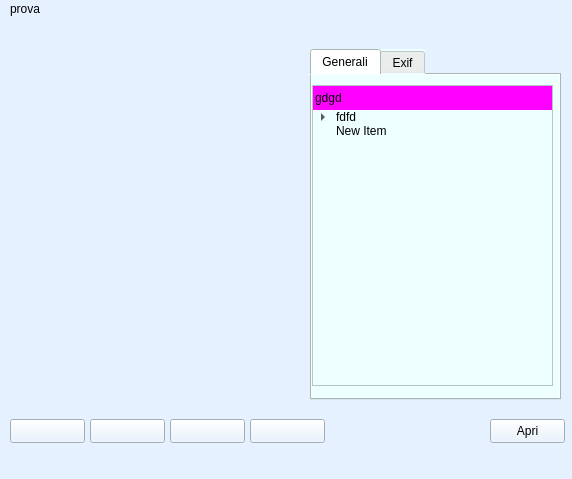
<?xml version="1.0" encoding="UTF-8"?>
<ui version="4.0">
 <class>MainWindow</class>
 <widget class="QMainWindow" name="MainWindow">
  <property name="geometry">
   <rect>
    <x>0</x>
    <y>0</y>
    <width>572</width>
    <height>479</height>
   </rect>
  </property>
  <property name="windowTitle">
   <string>MainWindow</string>
  </property>
  <property name="styleSheet">
   <string notr="true">background-color: rgb(229, 241, 255);</string>
  </property>
  <widget class="QWidget" name="centralwidget">
   <widget class="QPushButton" name="pushButton">
    <property name="geometry">
     <rect>
      <x>490</x>
      <y>400</y>
      <width>75</width>
      <height>24</height>
     </rect>
    </property>
    <property name="text">
     <string>Apri</string>
    </property>
   </widget>
   <widget class="QPushButton" name="pushButton_2">
    <property name="geometry">
     <rect>
      <x>10</x>
      <y>400</y>
      <width>75</width>
      <height>24</height>
     </rect>
    </property>
    <property name="text">
     <string/>
    </property>
    <property name="icon">
     <iconset>
      <normaloff>../../../../Downloads/arrow-left.png</normaloff>../../../../Downloads/arrow-left.png</iconset>
    </property>
   </widget>
   <widget class="QPushButton" name="pushButton_3">
    <property name="geometry">
     <rect>
      <x>90</x>
      <y>400</y>
      <width>75</width>
      <height>24</height>
     </rect>
    </property>
    <property name="text">
     <string/>
    </property>
    <property name="icon">
     <iconset>
      <normaloff>../../../../Downloads/arrow-left2.png</normaloff>../../../../Downloads/arrow-left2.png</iconset>
    </property>
   </widget>
   <widget class="QPushButton" name="pushButton_4">
    <property name="geometry">
     <rect>
      <x>170</x>
      <y>400</y>
      <width>75</width>
      <height>24</height>
     </rect>
    </property>
    <property name="text">
     <string/>
    </property>
    <property name="icon">
     <iconset>
      <normaloff>../../../../Downloads/right-arrow2.png</normaloff>../../../../Downloads/right-arrow2.png</iconset>
    </property>
   </widget>
   <widget class="QPushButton" name="pushButton_5">
    <property name="geometry">
     <rect>
      <x>250</x>
      <y>400</y>
      <width>75</width>
      <height>24</height>
     </rect>
    </property>
    <property name="text">
     <string/>
    </property>
    <property name="icon">
     <iconset>
      <normaloff>../../../../Downloads/right-arrow.png</normaloff>../../../../Downloads/right-arrow.png</iconset>
    </property>
   </widget>
   <widget class="QTabWidget" name="tabWidgetInf">
    <property name="geometry">
     <rect>
      <x>310</x>
      <y>30</y>
      <width>251</width>
      <height>351</height>
     </rect>
    </property>
    <property name="styleSheet">
     <string notr="true">background-color: rgb(237, 255, 254);</string>
    </property>
    <property name="currentIndex">
     <number>0</number>
    </property>
    <widget class="QWidget" name="tab">
     <attribute name="title">
      <string>Generali</string>
     </attribute>
     <widget class="QTreeWidget" name="treeWidget">
      <property name="geometry">
       <rect>
        <x>0</x>
        <y>10</y>
        <width>241</width>
        <height>301</height>
       </rect>
      </property>
      <property name="styleSheet">
       <string notr="true">QHeaderView::section {                          
    color: black;                               
    padding: 2px;                               
    height:20px;                                
    border: 0px solid #567dbc;                  
    border-left:0px;                            
    border-right:0px;                           
    background: magenta;                        
}</string>
      </property>
      <column>
       <property name="text">
        <string>gdgd</string>
       </property>
      </column>
      <item>
       <property name="text">
        <string>fdfd</string>
       </property>
       <item>
        <property name="text">
         <string>sdsds</string>
        </property>
       </item>
       <item>
        <property name="text">
         <string>dsds</string>
        </property>
       </item>
      </item>
      <item>
       <property name="text">
        <string>New Item</string>
       </property>
      </item>
      <item>
       <property name="text">
        <string/>
       </property>
      </item>
      <item>
       <property name="text">
        <string/>
       </property>
      </item>
     </widget>
    </widget>
    <widget class="QWidget" name="tab_2">
     <attribute name="title">
      <string>Exif</string>
     </attribute>
     <widget class="QLabel" name="label_2">
      <property name="geometry">
       <rect>
        <x>8</x>
        <y>5</y>
        <width>231</width>
        <height>311</height>
       </rect>
      </property>
      <property name="layoutDirection">
       <enum>Qt::LeftToRight</enum>
      </property>
      <property name="text">
       <string>&lt;html&gt;&lt;head/&gt;&lt;body&gt;&lt;p align=&quot;center&quot;&gt;&lt;span style=&quot; font-style:italic;&quot;&gt;Tag non presenti&lt;/span&gt;&lt;/p&gt;&lt;/body&gt;&lt;/html&gt;</string>
      </property>
     </widget>
    </widget>
   </widget>
   <widget class="QLabel" name="label_3">
    <property name="geometry">
     <rect>
      <x>10</x>
      <y>30</y>
      <width>291</width>
      <height>351</height>
     </rect>
    </property>
    <property name="text">
     <string/>
    </property>
    <property name="pixmap">
     <pixmap>../../../../Downloads/arrow-up.png</pixmap>
    </property>
   </widget>
  </widget>
  <widget class="QMenuBar" name="menubar">
   <property name="geometry">
    <rect>
     <x>0</x>
     <y>0</y>
     <width>572</width>
     <height>26</height>
    </rect>
   </property>
   <widget class="QMenu" name="menuprova">
    <property name="title">
     <string>prova</string>
    </property>
    <addaction name="separator"/>
    <addaction name="actionApri"/>
    <addaction name="actionSave"/>
   </widget>
   <addaction name="menuprova"/>
  </widget>
  <widget class="QStatusBar" name="statusbar"/>
  <action name="actionApri">
   <property name="text">
    <string>Apri</string>
   </property>
  </action>
  <action name="actionSave">
   <property name="text">
    <string>Save</string>
   </property>
  </action>
 </widget>
 <tabstops>
  <tabstop>pushButton</tabstop>
  <tabstop>pushButton_2</tabstop>
  <tabstop>pushButton_3</tabstop>
  <tabstop>pushButton_4</tabstop>
  <tabstop>pushButton_5</tabstop>
 </tabstops>
 <resources/>
 <connections/>
</ui>
